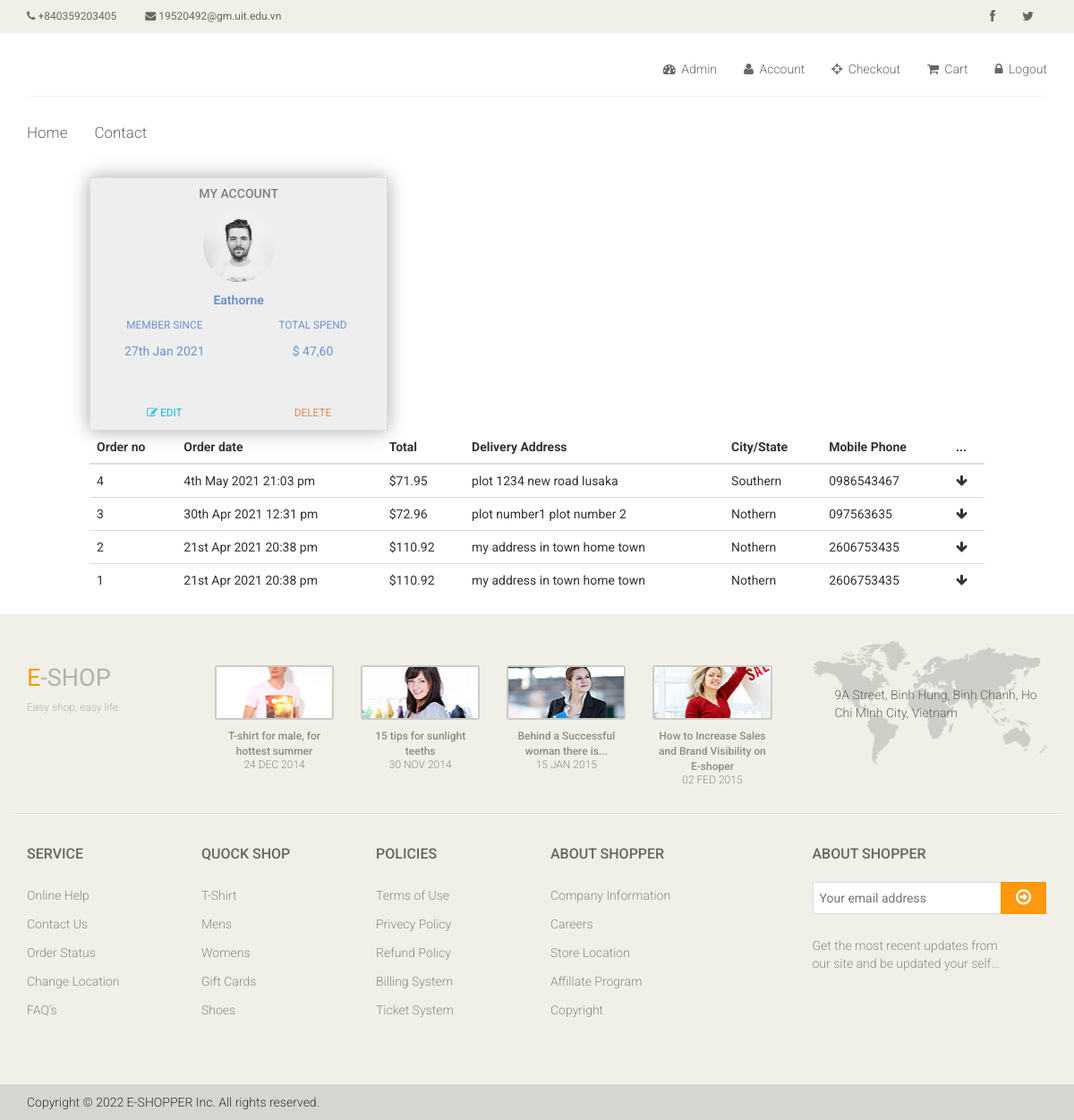
Screenshot of /profile (signed in) with the database file from the repository.
### tables this page shows
CREATE TABLE `users` (
  `id` bigint(20) NOT NULL,
  `url_address` varchar(60) NOT NULL,
  `name` varchar(100) NOT NULL,
  `email` varchar(100) NOT NULL,
  `password` varchar(64) NOT NULL,
  `date` datetime NOT NULL,
  `rank` varchar(8) NOT NULL
);

CREATE TABLE `orders` (
  `id` bigint(20) NOT NULL,
  `user_url` varchar(60) NOT NULL,
  `delivery_address` varchar(1024) DEFAULT NULL,
  `total` double NOT NULL DEFAULT 0,
  `country` varchar(20) DEFAULT NULL,
  `state` varchar(20) DEFAULT NULL,
  `zip` varchar(6) DEFAULT NULL,
  `tax` double DEFAULT 0,
  `shipping` double DEFAULT 0,
  `date` datetime NOT NULL,
  `sessionid` varchar(30) NOT NULL,
  `home_phone` varchar(15) NOT NULL,
  `mobile_phone` varchar(15) NOT NULL
);

### app/controllers/profile.php (called while the page is built)
<?php
Class Profile extends Controller
{
	public function index($url_address = null)
	{
		$User = $this->load_model('User');
		$Order = $this->load_model('Order');
		$user_data = $User->check_login(true);
		if(is_object($user_data)){
			$data['user_data'] = $user_data;
		}
		$orders = $Order->get_orders_by_user($user_data->url_address);
		if(is_array($orders)){
			foreach ($orders as $key => $row) {
				$details = $Order->get_order_details($row->id);
				$totals = array_column($details, "total");
				$grand_total = array_sum($totals);
				$orders[$key]->details = $details;
				$orders[$key]->grand_total = $grand_total;
			}
		}
		$data['profile_data'] = $user_data;
		$data['page_title'] = "Profile";
		$data['orders'] = $orders;
		$this->view("profile",$data);
	}
}

### app/core/app.php (called while the page is built, shortened)
<?php
Class App
{
	protected $method = "index";
	public function __construct()
	{
		$url = $this->parseURL();
		$url[0] = str_replace("-", "_", $url[0]);
		if(file_exists("../app/controllers/" . strtolower($url[0]) . ".php"))
		{
			unset($url[0]);
		}
		$this->controller = new $this->controller;
		$this->params = (count($url) > 0) ? $url : ["home"];
		call_user_func_array([$this->controller,$this->method], $this->params);
	}
	private function parseURL()
	{
		$url = isset($_GET['url']) ? $_GET['url'] : "home";
		return explode("/", filter_var(trim($url,"/"),FILTER_SANITIZE_URL));
 	}
}

### public/index.php (called while the page is built, shortened)
<?php
$app = new App();

### app/core/database.php (called while the page is built, shortened)
<?php
Class Database
{
	public static $con;
	public function __construct()
	{
		try{
			$string = DB_TYPE . ":host=". DB_HOST .";dbname=". DB_NAME;
			self::$con = new PDO($string,DB_USER,DB_PASS);
		}catch (PDOException $e){
			die($e->getMessage());
		}
	}
	public static function getInstance()
	{
		return $instance = new self();
 	}
 	public static function newInstance()
	{
		return $instance = new self();
 	}
	public function read($query,$data = array())
	{
		$stm = self::$con->prepare($query);
		$result = $stm->execute($data);
		if($result){
			$data = $stm->fetchAll(PDO::FETCH_OBJ);
			if(is_array($data) && count($data) > 0)
			{
				return $data;
			}
		}
		return false;
	}
}

### app/core/setting.class.php (called while the page is built, shortened)
<?php
Class Settings
{
	protected static $SETTINGS = null;
	static function __callStatic($name, $params)
	{
		if(self::$SETTINGS){
			$settings = self::$SETTINGS;
		}else{
			$settings = self::get_all_settings_as_object();
		}
		if(isset($settings->$name)){
			return $settings->$name;
		}
		return "";
	}
	public static function get_all_settings_as_object()
	{
		$db = Database::newInstance();
		$query = "select * from settings";
		$data = $db->read($query);
		$settings = (object)[];
		if(is_array($data)){
			foreach ($data as $row) {
				$setting_name = $row->setting;
				$settings->$setting_name = $row->value;
			}
		}
		self::$SETTINGS = $settings;
		return $settings;
	}
}

### app/models/user.class.php (called while the page is built, shortened)
<?php
Class User
{
	public function check_login($redirect = false, $allowed = array())
	{
		$db = Database::getInstance();
		if(count($allowed) > 0){
			$arr['url'] = $_SESSION['user_url'];
			$query = "select * from users where url_address = :url limit 1";
			$result = $db->read($query,$arr);
			if(is_array($result))
			{
				$result = $result[0];
				if(in_array($result->rank, $allowed)){
					return $result;
				}
			}
			header("Location: " . ROOT . "login");
			die;
		}else{
	 		if(isset($_SESSION['user_url']))
			{
				$arr = false;
				$arr['url'] = $_SESSION['user_url'];
				$query = "select * from users where url_address = :url limit 1";
				$result = $db->read($query,$arr);
				if(is_array($result))
				{
					return $result[0];
				}
			}
		}
		return false;
	}
}

### app/models/order.class.php (called while the page is built, shortened)
<?php
Class Order extends Controller
{
	public function get_orders_by_user($user_url){
		$db = Database::newInstance();
		$data['user_url'] = $user_url;
		$query = "select * from orders where user_url = :user_url order by id desc limit 100";
		$orders = $db->read($query,$data);
		return $orders;
	}
	public function get_order_details($id){
		$data['id'] = addslashes($id);
		$db = Database::newInstance();
		$query = "select * from order_details where orderid = :id order by id desc";
		$details = $db->read($query,$data);
		return $details;
	}
}

### app/views/eshop/profile.php (the view, shortened to what this page needs)
<?php $this->view("header",$data); ?>
<section id="main-content">
          <section class="wrapper">
<div style="min-height: 300px;max-width: 1000px;margin: auto;">
<?php if(is_object($data['profile_data'])): ?>
	<div class="col-md-4 mb" style="flex:1;background-color: #eee;text-align: center;box-shadow: 0px 0px 20px #aaa; border: solid thin #ddd;">
		<div class="white-panel pn">
			<div class="white-header" style="color:grey">
				<h5>MY ACCOUNT</h5>
			</div>
			<p><img src="<?=ASSETS . THEME ?>admin/img/ui-zac.jpg" class="img-circle" width="80"></p>
			<p><b><?=$profile_data->name?></b></p>
			<div class="row">
				<div class="col-md-6">
					<p id="user_text" class="small mt">MEMBER SINCE</p>
					<p><?=date("jS M Y",strtotime($profile_data->date))?></p>
				</div>
				<div class="col-md-6">
					<p id="user_text" class="small mt">TOTAL SPEND</p>
					<p>$ 47,60</p>
				</div>
			</div>
			<hr style="color:#888">
			<div class="row">
				<div class="col-md-6">
					<p id="user_text" class="small mt" style="cursor: pointer;color: #13b8ea;"><i class="fa fa-edit"></i> EDIT</p>
 				</div>
				<div class="col-md-6">
					<p id="user_text" class="small mt" style="cursor: pointer;color:#e18b57;">DELETE</p>
 				</div>
			</div>
		</div>
	</div>
	<br><br style="clear: both;">
	<?php if(is_array($orders)):?>
			<table class="table">
				<thead>
					<tr><th>Order no</th><th>Order date</th><th>Total</th><th>Delivery Address</th><th>City/State</th><th>Mobile Phone</th><th>...</th></tr>
				</thead>
				<tbody onclick="show_details(event)">
					<?php foreach($orders as $order):?>
						<tr style="position: relative;"><td><?=$order->id?></td><td><?=date("jS M Y H:i a",strtotime($order->date))?></td><td>$<?=$order->total?></td><td><?=$order->delivery_address?></td><td><?=$order->state?></td><td><?=$order->mobile_phone?></td>
							<td>
								<i class="fa fa-arrow-down"></i>
							</td>
						</tr>
					<?php endforeach;?>
				</tbody>
			</table>
	<?php else: ?>
		<h3 style="text-align: center;">this user has no orders yet</h3>
	<?php endif;?>
<?php else: ?>
	<h3 style="text-align: center;">Sorry! that profile could not be found</h3>
<?php endif;?>
</div>
	</section>
</section>

### public/assets/eshop/css/main.css (style rules this page uses)
body { font-family: 'Roboto', sans-serif; background:; position: relative; font-weight:400px; }
h1, h2, h3, h4, h5, h6 { font-family: 'Roboto', sans-serif; }

### app/views/eshop/profile.php (style rules this page uses)
.col-md-6 { color: #293444; }
#user_text { color: #6e93ce; }
p { color: #6e93ce; }

### rows the page displays
users: name "Eathorne", date "27th Jan 2021"
orders: id "4", date "4th May 2021 21:03 pm", total "71.95", delivery_address "plot 1234 new road lusaka", state "Southern", mobile_phone "0986543467"
orders: id "3", date "30th Apr 2021 12:31 pm", total "72.96", delivery_address "plot number1 plot number 2", state "Nothern", mobile_phone "097563635"
orders: id "2", date "21st Apr 2021 20:38 pm", total "110.92", delivery_address "my address in town home town", state "Nothern", mobile_phone "2606753435"
orders: id "1", date "21st Apr 2021 20:38 pm", total "110.92", delivery_address "my address in town home town", state "Nothern", mobile_phone "2606753435"

### other values shown
Settings::phone_number() "+840359203405"
Settings::email() "19520492@gm.uit.edu.vn"
